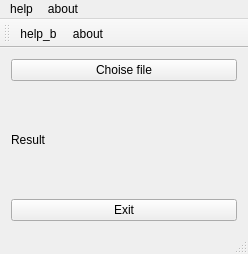
<?xml version="1.0" encoding="UTF-8"?>
<ui version="4.0">
 <class>MainWindow</class>
 <widget class="QMainWindow" name="MainWindow">
  <property name="geometry">
   <rect>
    <x>0</x>
    <y>0</y>
    <width>248</width>
    <height>254</height>
   </rect>
  </property>
  <property name="windowTitle">
   <string>MainWindow</string>
  </property>
  <widget class="QWidget" name="centralWidget">
   <layout class="QVBoxLayout" name="verticalLayout_2">
    <item>
     <layout class="QVBoxLayout" name="verticalLayout">
      <item>
       <widget class="QPushButton" name="choise_b">
        <property name="text">
         <string>Choise file</string>
        </property>
       </widget>
      </item>
      <item>
       <layout class="QHBoxLayout" name="horizontalLayout">
        <item>
         <widget class="QLabel" name="label">
          <property name="text">
           <string>Result</string>
          </property>
         </widget>
        </item>
        <item>
         <widget class="QLabel" name="result">
          <property name="text">
           <string/>
          </property>
         </widget>
        </item>
       </layout>
      </item>
      <item>
       <widget class="QPushButton" name="exit_b">
        <property name="text">
         <string>Exit</string>
        </property>
       </widget>
      </item>
     </layout>
    </item>
   </layout>
  </widget>
  <widget class="QMenuBar" name="menuBar">
   <property name="geometry">
    <rect>
     <x>0</x>
     <y>0</y>
     <width>248</width>
     <height>22</height>
    </rect>
   </property>
   <widget class="QMenu" name="menuhelp">
    <property name="title">
     <string>help</string>
    </property>
    <addaction name="actionhelp_b"/>
   </widget>
   <widget class="QMenu" name="menuabout">
    <property name="title">
     <string>about</string>
    </property>
    <addaction name="actionabout"/>
   </widget>
   <addaction name="menuhelp"/>
   <addaction name="menuabout"/>
  </widget>
  <widget class="QToolBar" name="mainToolBar">
   <attribute name="toolBarArea">
    <enum>TopToolBarArea</enum>
   </attribute>
   <attribute name="toolBarBreak">
    <bool>false</bool>
   </attribute>
   <addaction name="actionhelp_b"/>
   <addaction name="actionabout"/>
  </widget>
  <widget class="QStatusBar" name="statusBar"/>
  <action name="actionhelp_b">
   <property name="text">
    <string>help_b</string>
   </property>
   <property name="shortcut">
    <string>F1</string>
   </property>
  </action>
  <action name="actionabout">
   <property name="text">
    <string>about</string>
   </property>
   <property name="shortcut">
    <string>F2</string>
   </property>
  </action>
 </widget>
 <layoutdefault spacing="6" margin="11"/>
 <resources/>
 <connections/>
</ui>
